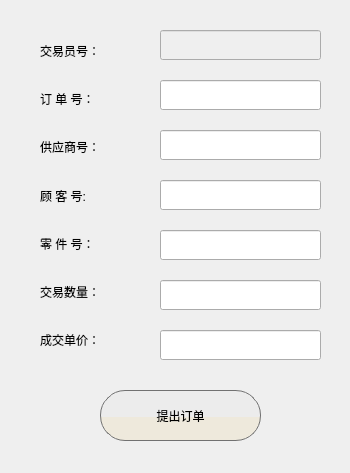
<?xml version="1.0" encoding="UTF-8"?>
<ui version="4.0">
 <class>Form</class>
 <widget class="QWidget" name="Form">
  <property name="geometry">
   <rect>
    <x>0</x>
    <y>0</y>
    <width>350</width>
    <height>473</height>
   </rect>
  </property>
  <property name="windowTitle">
   <string>Form</string>
  </property>
  <property name="styleSheet">
   <string notr="true">QWidget#Form
{
border-image: url(:/TmainWgt/resource/picture/TgiceTadeWgt_background.jpg);
}</string>
  </property>
  <widget class="QWidget" name="layoutWidget">
   <property name="geometry">
    <rect>
     <x>160</x>
     <y>30</y>
     <width>161</width>
     <height>332</height>
    </rect>
   </property>
   <layout class="QVBoxLayout" name="verticalLayout_2">
    <property name="spacing">
     <number>20</number>
    </property>
    <item>
     <widget class="QLineEdit" name="T_tnoLedit">
      <property name="enabled">
       <bool>false</bool>
      </property>
      <property name="minimumSize">
       <size>
        <width>0</width>
        <height>30</height>
       </size>
      </property>
      <property name="styleSheet">
       <string notr="true">font: 11pt &quot;楷体&quot;;</string>
      </property>
      <property name="text">
       <string/>
      </property>
      <property name="clearButtonEnabled">
       <bool>false</bool>
      </property>
     </widget>
    </item>
    <item>
     <widget class="QLineEdit" name="T_scpnoLedit">
      <property name="enabled">
       <bool>true</bool>
      </property>
      <property name="minimumSize">
       <size>
        <width>0</width>
        <height>30</height>
       </size>
      </property>
      <property name="styleSheet">
       <string notr="true">font: 11pt &quot;楷体&quot;;</string>
      </property>
      <property name="echoMode">
       <enum>QLineEdit::Normal</enum>
      </property>
      <property name="clearButtonEnabled">
       <bool>true</bool>
      </property>
     </widget>
    </item>
    <item>
     <widget class="QLineEdit" name="T_snoLedit">
      <property name="minimumSize">
       <size>
        <width>0</width>
        <height>30</height>
       </size>
      </property>
      <property name="styleSheet">
       <string notr="true">font: 11pt &quot;楷体&quot;;</string>
      </property>
      <property name="clearButtonEnabled">
       <bool>true</bool>
      </property>
     </widget>
    </item>
    <item>
     <widget class="QLineEdit" name="T_cnoLedit">
      <property name="minimumSize">
       <size>
        <width>0</width>
        <height>30</height>
       </size>
      </property>
      <property name="styleSheet">
       <string notr="true">font: 11pt &quot;楷体&quot;;</string>
      </property>
      <property name="clearButtonEnabled">
       <bool>true</bool>
      </property>
     </widget>
    </item>
    <item>
     <widget class="QLineEdit" name="T_pnoLedit">
      <property name="minimumSize">
       <size>
        <width>0</width>
        <height>30</height>
       </size>
      </property>
      <property name="styleSheet">
       <string notr="true">font: 11pt &quot;楷体&quot;;</string>
      </property>
      <property name="clearButtonEnabled">
       <bool>true</bool>
      </property>
     </widget>
    </item>
    <item>
     <widget class="QLineEdit" name="T_numLedit">
      <property name="minimumSize">
       <size>
        <width>0</width>
        <height>30</height>
       </size>
      </property>
      <property name="styleSheet">
       <string notr="true">font: 11pt &quot;楷体&quot;;</string>
      </property>
      <property name="clearButtonEnabled">
       <bool>true</bool>
      </property>
     </widget>
    </item>
    <item>
     <widget class="QLineEdit" name="T_priceLedit">
      <property name="minimumSize">
       <size>
        <width>0</width>
        <height>30</height>
       </size>
      </property>
      <property name="styleSheet">
       <string notr="true">font: 11pt &quot;楷体&quot;;</string>
      </property>
      <property name="clearButtonEnabled">
       <bool>true</bool>
      </property>
     </widget>
    </item>
   </layout>
  </widget>
  <widget class="QWidget" name="layoutWidget_2">
   <property name="geometry">
    <rect>
     <x>40</x>
     <y>30</y>
     <width>137</width>
     <height>331</height>
    </rect>
   </property>
   <layout class="QVBoxLayout" name="verticalLayout">
    <item>
     <widget class="QLabel" name="label">
      <property name="styleSheet">
       <string notr="true">font: 18pt &quot;隶书&quot;;</string>
      </property>
      <property name="text">
       <string>交易员号：</string>
      </property>
     </widget>
    </item>
    <item>
     <widget class="QLabel" name="label_2">
      <property name="styleSheet">
       <string notr="true">font: 18pt &quot;隶书&quot;;</string>
      </property>
      <property name="text">
       <string>订 单 号：</string>
      </property>
     </widget>
    </item>
    <item>
     <widget class="QLabel" name="label_3">
      <property name="styleSheet">
       <string notr="true">font: 18pt &quot;隶书&quot;;</string>
      </property>
      <property name="text">
       <string>供应商号：</string>
      </property>
     </widget>
    </item>
    <item>
     <widget class="QLabel" name="label_4">
      <property name="styleSheet">
       <string notr="true">font: 18pt &quot;隶书&quot;;</string>
      </property>
      <property name="text">
       <string>顾 客 号:</string>
      </property>
     </widget>
    </item>
    <item>
     <widget class="QLabel" name="label_5">
      <property name="styleSheet">
       <string notr="true">font: 18pt &quot;隶书&quot;;</string>
      </property>
      <property name="text">
       <string>零 件 号：</string>
      </property>
     </widget>
    </item>
    <item>
     <widget class="QLabel" name="label_6">
      <property name="styleSheet">
       <string notr="true">font: 18pt &quot;隶书&quot;;</string>
      </property>
      <property name="text">
       <string>交易数量：</string>
      </property>
     </widget>
    </item>
    <item>
     <widget class="QLabel" name="label_7">
      <property name="styleSheet">
       <string notr="true">font: 18pt &quot;隶书&quot;;</string>
      </property>
      <property name="text">
       <string>成交单价：</string>
      </property>
     </widget>
    </item>
   </layout>
  </widget>
  <widget class="QPushButton" name="returnBtn">
   <property name="geometry">
    <rect>
     <x>100</x>
     <y>390</y>
     <width>161</width>
     <height>51</height>
    </rect>
   </property>
   <property name="styleSheet">
    <string notr="true">QPushButton{
	
	background-color: rgb(245, 255, 48);
border:1px solid #717171;
border-radius:25px;
font: 28pt &quot;楷体&quot;;
background-color: qconicalgradient(cx:0.5,cy:0.522909, angle:179.9, stop:0.494318 rgba(238, 233, 220, 255), stop:0.5 rgba(236, 236, 236, 255));

}
QPushButton:hover
{
	background-color: qlineargradient(spread:pad, x1:0.909, y1:0.864, x2:0.926, y2:0, stop:0.448864 rgba(255, 85, 155, 250), stop:1 rgba(255, 255, 255, 255));
	
}

</string>
   </property>
   <property name="text">
    <string>提出订单</string>
   </property>
  </widget>
 </widget>
 <resources>
  <include location="images.qrc"/>
 </resources>
 <connections>
  <connection>
   <sender>returnBtn</sender>
   <signal>clicked()</signal>
   <receiver>Form</receiver>
   <slot>TcfmGiveTrade()</slot>
   <hints>
    <hint type="sourcelabel">
     <x>167</x>
     <y>418</y>
    </hint>
    <hint type="destinationlabel">
     <x>187</x>
     <y>522</y>
    </hint>
   </hints>
  </connection>
 </connections>
 <slots>
  <slot>TcfmGiveTrade()</slot>
 </slots>
</ui>
